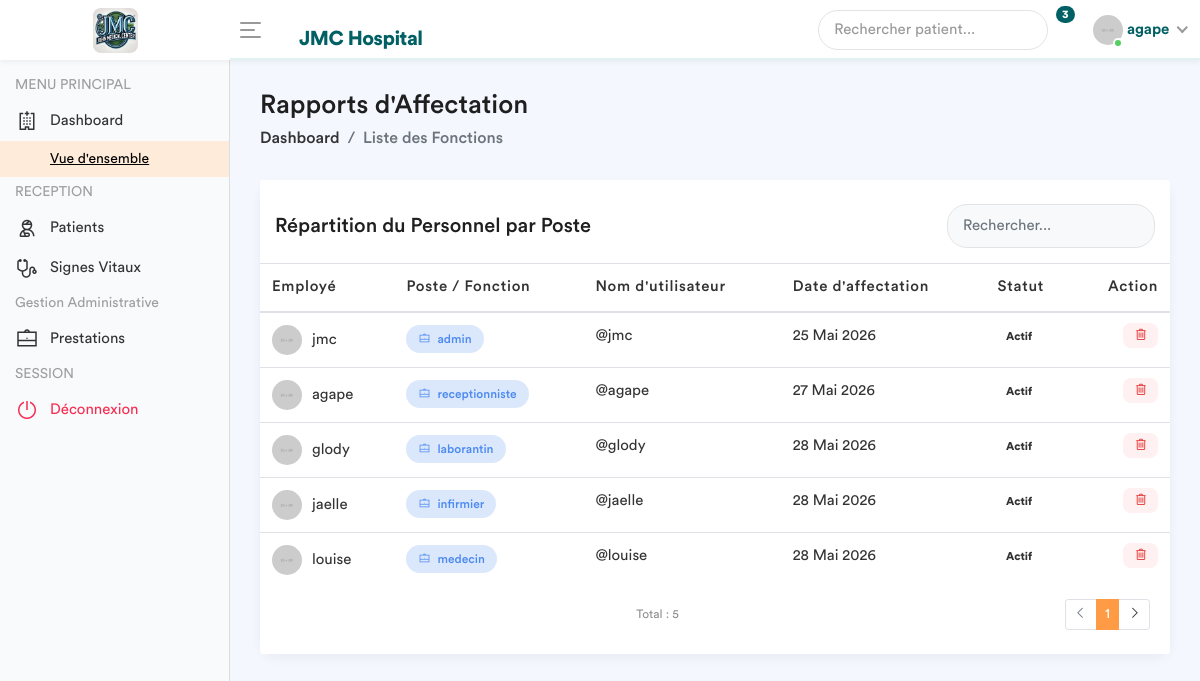
The app's page /employe-poste/ (signed in) with its own data.
### app/models.py (models this page shows, shortened)
class Fonction(models.Model):
    fonctionKey = models.ForeignKey(Role, on_delete=models.SET_NULL, null=True)
    userKey = models.ForeignKey(User, on_delete=models.SET_NULL, null=True, related_name='user_fonction')
    autorisation = models.CharField(max_length=30, default='oui')

class Role(models.Model):
    roleName = models.CharField(max_length=30)

### app/views.py (the view)
# urls.py: path('employe-poste/', views.liste_employe_poste, name='liste_employe_poste'),
@login_required
def liste_employe_poste(request):
    role_user = Fonction.objects.filter(userKey=request.user).first()
    fonctionKey = role_user.fonctionKey.roleName if role_user else None
    liste_postes = Fonction.objects.all().select_related('userKey', 'fonctionKey')
    context = {
        'liste_postes': liste_postes,
        'fonctionKey': fonctionKey,
    }
    return render(request, 'back-end/liste_fonctions.html', context)

### app/templates/back-end/liste_fonctions.html (shortened to what this page needs)
<!DOCTYPE html>
{% load static %}
<html lang="fr">
    <head>
        {% include 'back-end/includes/css.html'%}
    </head>
    <body>
        <div class="main-wrapper">
            {% include 'back-end/includes/header.html'%}
            {% include 'back-end/includes/sidebar.html'%}
            <div class="page-wrapper">
                <div class="content container-fluid">
                    <div class="page-header">
                        <div class="row align-items-center">
                            <div class="col">
                                <h3 class="page-title">Rapports d'Affectation</h3>
                                <ul class="breadcrumb">
                                    <li class="breadcrumb-item"><a href="{% url 'dashboard' %}">Dashboard</a></li>
                                    <li class="breadcrumb-item active">Liste des Fonctions</li>
                                </ul>
                            </div>
                        </div>
                    </div>
                    <div class="row">
                        <div class="col-md-12">
                            <div class="card card-table">
                                <div class="card-header bg-white border-0 pt-4">
                                    <div class="row align-items-center">
                                        <div class="col">
                                            <h4 class="card-title mb-0">Répartition du Personnel par Poste</h4>
                                        </div>
                                        <div class="col-auto">
                                            <div class="search-box-container">
                                                <input type="text" id="searchInput" class="form-control" placeholder="Rechercher...">
                                            </div>
                                        </div>
                                    </div>
                                </div>
                                <div class="card-body">
                                    <div class="table-responsive">
                                        <table class="table table-hover table-center mb-0">
                                            <thead>
                                                <tr>
                                                    <th>Employé</th>
                                                    <th>Poste / Fonction</th>
                                                    <th>Nom d'utilisateur</th>
                                                    <th>Date d'affectation</th>
                                                    <th>Statut</th>
                                                    <th class="text-right">Action</th>
                                                </tr>
                                            </thead>
                                            <tbody id="tableBody">
                                                {% for poste in liste_postes %}
                                                <tr>
                                                    <td>
                                                        <h2 class="table-avatar">
                                                            <img src="/static/back-end/assets/img/profiles/avatar-01.jpg" alt="">
                                                            {{ poste.userKey.get_full_name|default:poste.userKey.username }}
                                                        </h2>
                                                    </td>
                                                    <td>
                                                        <span class="badge bg-inverse-primary badge-role">
                                                            <i class="la la-briefcase mr-1"></i> {{ poste.fonctionKey.roleName }}
                                                        </span>
                                                    </td>
                                                    <td>@{{ poste.userKey.username }}</td>
                                                    <td>{{ poste.userKey.date_joined|date:"d M Y" }}</td>
                                                    <td>
                                                        {% if poste.userKey.is_active %}
                                                            <span class="badge badge-success-border"> Actif</span>
                                                        {% else %}
                                                            <span class="badge badge-danger-border"><i class="fa fa-circle text-danger mr-1"></i> Inactif</span>
                                                        {% endif %}
                                                    </td>
                                                    <td class="text-right">
                                                        <a href="{% url 'supprimer_poste' poste.id %}"
                                                           class="btn-delete"
                                                           onclick="return confirm('Êtes-vous sûr de vouloir supprimer cette affectation ?');"
                                                           title="Supprimer l'affectation">
                                                            <i class="la la-trash-alt"></i>
                                                        </a>
                                                    </td>
                                                </tr>
                                                {% empty %}
                                                <tr>
                                                    <td colspan="6" class="text-center text-muted py-4">
                                                        Aucune affectation enregistrée.
                                                    </td>
                                                </tr>
                                                {% endfor %}
                                            </tbody>
                                        </table>
                                    </div>
                                </div>
                                <div class="card-footer bg-white border-0 pb-4">
                                    <div class="row align-items-center">
                                        <div class="col">
                                            <small class="text-muted">Total : {{ liste_postes|length }}</small>
                                        </div>
                                        <div class="col-auto">
                                            <ul class="pagination pagination-sm mb-0">
                                                <li class="page-item disabled"><a class="page-link" href="#"><i class="la la-angle-left"></i></a></li>
                                                <li class="page-item active"><a class="page-link" href="#">1</a></li>
                                                <li class="page-item"><a class="page-link" href="#"><i class="la la-angle-right"></i></a></li>
                                            </ul>
                                        </div>
                                    </div>
                                </div>
                            </div>
                        </div>
                    </div>
                </div>
            </div>
        </div>
    </body>
</html>

### app/templates/back-end/includes/header.html (shortened to what this page needs)
{% load static %}
<div class="header" style="background: #ffffff; border-bottom: 2px solid #e0f2f1; box-shadow: 0 2px 5px rgba(0,0,0,0.05);">
    <div class="header-left" style="background: #ffffff;">
        <a href="{% url 'home' %}" class="logo">
            <img src="{% static 'front-end/assets/img/dr/jmc.jpeg' %}" width="45" height="45" alt="JMC Hospital" style="border-radius: 8px; object-fit: cover;">
        </a>
    </div>
    <a id="toggle_btn" href="javascript:void(0);" style="color: #006064;">
        <span class="bar-icon">
            <span></span><span></span><span></span>
        </span>
    </a>
    <div class="page-title-box">
        <h3 style="color: #006064; font-weight: 700; letter-spacing: -0.5px; margin: 0; padding-top: 10px;">
            JMC Hospital
        </h3>
    </div>
    <ul class="nav user-menu">
        <li class="nav-item">
            <div class="top-nav-search">
                <form action="#">
                    <input class="form-control" type="text" placeholder="Rechercher patient...">
                    <button class="btn" type="submit"></button>
                </form>
            </div>
        </li>
        <li class="nav-item dropdown">
            <a href="#" class="dropdown-toggle nav-link" data-toggle="dropdown">
                 <span class="badge badge-pill" style="background: #006064; color: white;">3</span>
            </a>
        </li>
        <li class="nav-item dropdown has-arrow main-drop">
            <a href="#" class="dropdown-toggle nav-link" data-toggle="dropdown">
                <span class="user-img">
                    <img src="{% static 'back-end/assets/img/profiles/avatar-21.jpg' %}" alt="">
                    <span class="status online"></span>
                </span>
                <span style="font-weight: 600; color: #006064;">{{ user.username }}</span>
            </a>
        </li>
    </ul>
</div>

### app/templates/back-end/liste_fonctions.html (style rules this page uses)
.page-wrapper { background-color: #f4f7fe; }
.card-table { border: none; border-radius: 15px; box-shadow: 0 4px 12px rgba(0,0,0,0.05); }
.badge-role { padding: 8px 12px; border-radius: 20px; font-weight: 500; font-size: 12px; }
.table-avatar img { width: 30px; height: 30px; border-radius: 50%; margin-right: 10px; }
.search-box-container { max-width: 300px; }
.search-box-container .form-control { border-radius: 20px; padding-left: 15px; background-color: #f8f9fa; border: 1px solid #e3e3e3; }
.btn-delete { color: #e63c3c; background: #fff1f1; border: none; padding: 5px 10px; border-radius: 8px; transition: all 0.3s; }

### records on screen
Fonction: userKey.get_full_name "jmc", fonctionKey.roleName "admin", userKey.username "jmc", userKey.date_joined "25 Mai 2026", shows "Actif"
Fonction: userKey.get_full_name "agape", fonctionKey.roleName "receptionniste", userKey.username "agape", userKey.date_joined "27 Mai 2026", shows "Actif"
Fonction: userKey.get_full_name "glody", fonctionKey.roleName "laborantin", userKey.username "glody", userKey.date_joined "28 Mai 2026", shows "Actif"
Fonction: userKey.get_full_name "jaelle", fonctionKey.roleName "infirmier", userKey.username "jaelle", userKey.date_joined "28 Mai 2026", shows "Actif"
Fonction: userKey.get_full_name "louise", fonctionKey.roleName "medecin", userKey.username "louise", userKey.date_joined "28 Mai 2026", shows "Actif"

### other values on screen
{{ user.username }} "agape"
{{ liste_postes|length }} "5"
